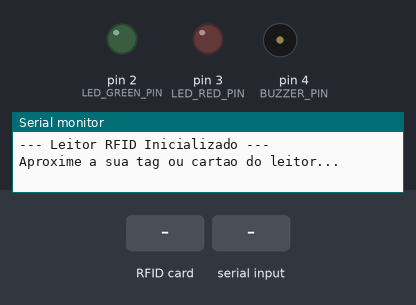
Bench run of a sketch on a simulated Arduino Uno, built with avr-gcc and run on an emulated ATmega328P. Parts: output pins drawn as LEDs (lit = HIGH), buzzer (waves = sounding), the last lines printed to the serial monitor. Dashed ring = blinking. The test bench sets the inputs (shaded band). Pins used as bus, display or sensor lines are not drawn.

Above: at 1.2 s.
1.3 s: RFID card 43 E1 5C FE held to the reader
At 4.1 s:
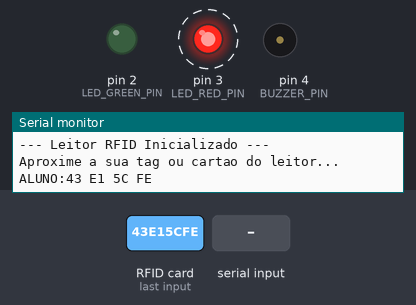
4.3 s: "R" received over Serial
At 5.25 s:
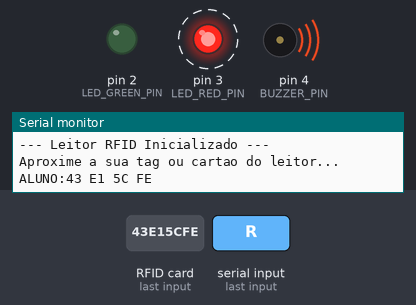
7.3 s: RFID card 83 6C C1 02 held to the reader
At 10.1 s:
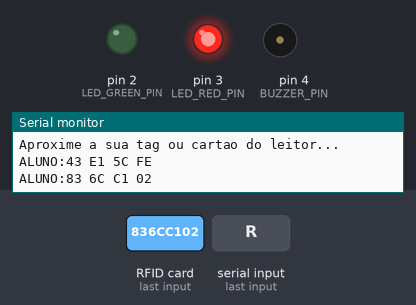
10.3 s: RFID card 33 14 11 FF held to the reader
At 13.24 s:
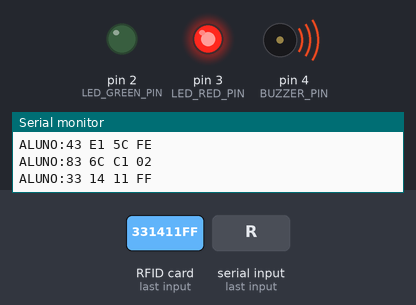
Timing chart, 0 to 16.0 s (numbered marks = the images above; inputs shaded):
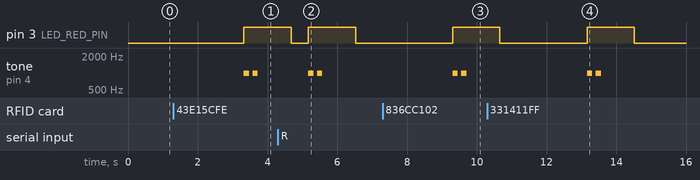

Measured:
- after the input at 1.3 s, pin 3 (LED_RED_PIN): LOW → HIGH after 2.0 s; tone on pin 4 (BUZZER_PIN): alternates 1000 Hz for 0.15 s and silent for 0.10 s, 4 changes in all, then stays silent, starting after 2.0 s
- after the input at 4.3 s, tone on pin 4 (BUZZER_PIN): alternates 1000 Hz for 0.15 s and silent for 0.10 s, 4 changes in all, then stays silent, starting after 0.88 s
- after the input at 7.3 s, pin 3 (LED_RED_PIN): LOW → HIGH after 2.0 s; tone on pin 4 (BUZZER_PIN): alternates 1000 Hz for 0.15 s and silent for 0.10 s, 4 changes in all, then stays silent, starting after 2.0 s
- after the input at 10.3 s, tone on pin 4 (BUZZER_PIN): alternates 1000 Hz for 0.15 s and silent for 0.10 s, 4 changes in all, then stays silent, starting after 2.9 s

The sketch:

rfid_reader.ino
```cpp
#include <SPI.h>
#include <MFRC522.h>

// Definição dos pinos de conexão do RFID
#define SDA_PIN 10
#define RST_PIN 5

// Definição dos pinos dos LEDs e do Buzzer
#define LED_GREEN_PIN 2
#define LED_RED_PIN   3
#define BUZZER_PIN    4

// Cria a instância do leitor RFID MFRC522
MFRC522 mfrc522(SDA_PIN, RST_PIN);

void setup() {
  // Inicializa a comunicação serial
  Serial.begin(9600);
  while (!Serial);

  // Configuração dos pinos dos LEDs e Buzzer como saída
  pinMode(LED_GREEN_PIN, OUTPUT);
  pinMode(LED_RED_PIN, OUTPUT);
  pinMode(BUZZER_PIN, OUTPUT);

  // Garante que tudo comece desligado
  digitalWrite(LED_GREEN_PIN, LOW);
  digitalWrite(LED_RED_PIN, LOW);
  digitalWrite(BUZZER_PIN, LOW);

  // Inicializa o barramento SPI e o leitor MFRC522
  SPI.begin();
  mfrc522.PCD_Init();

  Serial.println("--- Leitor RFID Inicializado ---");
  Serial.println("Aproxime a sua tag ou cartao do leitor...");
  Serial.println();
}

void loop() {
  // 1. Verifica se há comandos chegando do backend (ex: 'R' para indicar atraso de empréstimo)
  if (Serial.available() > 0) {
    char incoming = Serial.read();
    if (incoming == 'R') {
      triggerFailure();
    }
  }

  // 2. Verifica se há um novo cartão/tag presente no leitor
  if (!mfrc522.PICC_IsNewCardPresent()) {
    return;
  }

  // Tenta ler o UID do cartão
  if (!mfrc522.PICC_ReadCardSerial()) {
    return;
  }

  // Formata o UID lido
  String uidString = "";
  for (byte i = 0; i < mfrc522.uid.size; i++) {
    if (mfrc522.uid.uidByte[i] < 0x10) {
      uidString += " 0";
    } else {
      uidString += " ";
    }
    uidString += String(mfrc522.uid.uidByte[i], HEX);
  }

  uidString.toUpperCase();
  uidString.trim();

  // Envia a tag correspondente com base no tipo
  // Estudantes cadastrados:
  // Bernardo Heckler: 43 E1 5C FE
  // Gabriel Rico: 83 6C C1 02
  // Bento Martins: 33 14 11 FF
  if (uidString == "43 E1 5C FE" || uidString == "83 6C C1 02" || uidString == "33 14 11 FF") {
    Serial.print("ALUNO:");
  } else {
    Serial.print("LIVRO:");
  }
  Serial.println(uidString);

  // Aguarda a resposta do back-end por até 2 segundos
  unsigned long startWait = millis();
  char response = ' ';
  bool receivedResponse = false;

  while (millis() - startWait < 2000) {
    if (Serial.available() > 0) {
      response = Serial.read();
      if (response == 'V' || response == 'R') {
        receivedResponse = true;
        break;
      }
    }
    delay(10);
  }

  if (receivedResponse && response == 'V') {
    triggerSuccess();
  } else {
    triggerFailure();
  }

  // Para a leitura do cartão atual
  mfrc522.PICC_HaltA();
  mfrc522.PCD_StopCrypto1();

  delay(500); // Pequeno intervalo antes da próxima leitura
}

// Função para indicar Acesso Autorizado (LED Verde + Som agudo curto)
void triggerSuccess() {
  digitalWrite(LED_GREEN_PIN, HIGH);
  digitalWrite(LED_RED_PIN, LOW);

  // Emite um bipe agudo (frequência de 2500Hz por 150ms)
  tone(BUZZER_PIN, 2500);
  delay(150);
  noTone(BUZZER_PIN);

  delay(1350); // Mantém o LED verde aceso pelo restante dos 1.5s
  digitalWrite(LED_GREEN_PIN, LOW);
}

// Função para indicar Acesso Negado (LED Vermelho + Dois bipes graves rápidos)
void triggerFailure() {
  digitalWrite(LED_GREEN_PIN, LOW);
  digitalWrite(LED_RED_PIN, HIGH);

  // Primeiro bipe grave
  tone(BUZZER_PIN, 1000);
  delay(150);
  noTone(BUZZER_PIN);

  delay(100); // Intervalo entre os bipes

  // Segundo bipe grave
  tone(BUZZER_PIN, 1000);
  delay(150);
  noTone(BUZZER_PIN);

  delay(950); // Mantém o LED vermelho aceso pelo restante dos 1.5s
  digitalWrite(LED_RED_PIN, LOW);
}
```
